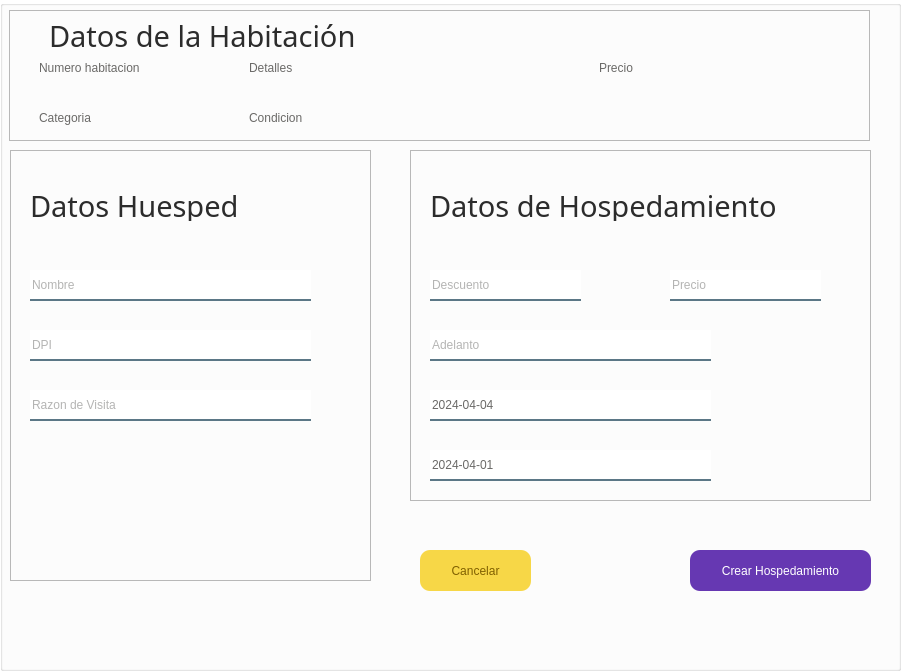
<?xml version="1.0" encoding="UTF-8"?>
<ui version="4.0">
 <class>MainWindow</class>
 <widget class="QMainWindow" name="MainWindow">
  <property name="geometry">
   <rect>
    <x>0</x>
    <y>0</y>
    <width>901</width>
    <height>671</height>
   </rect>
  </property>
  <property name="windowTitle">
   <string>MainWindow</string>
  </property>
  <widget class="QWidget" name="centralwidget">
   <layout class="QVBoxLayout" name="verticalLayout">
    <property name="spacing">
     <number>0</number>
    </property>
    <property name="leftMargin">
     <number>0</number>
    </property>
    <property name="topMargin">
     <number>0</number>
    </property>
    <property name="rightMargin">
     <number>0</number>
    </property>
    <property name="bottomMargin">
     <number>0</number>
    </property>
    <item>
     <widget class="QGroupBox" name="groupBox">
      <property name="styleSheet">
       <string notr="true">QPushButton{
    background:rgba(247,215,71,255);
    /*border: 1px solid #2361a0; /* Cambiar el color del borde a azul oscuro */
    border-radius: 10px;
    font: 75 12pt &quot;Archivo&quot;;
/* Cambiar el color de fondo a azul oscuro */
    color: rgba(128,96,0,255);
}
/*
QPushButton:hover{

background-color: qlineargradient(spread:pad, x1:0, y1:0.505682, x2:1, y2:0.477, stop:0 rgba(14, 52, 83, 1), stop:1 rgba(14, 52, 83, 1));
color: black;

}
*/
QGroupBox{
background-color: rgb(255, 255, 255); /* Cambiar el color de fondo a azul oscuro */
}

QLineEdit{
background-color: rgb(255,255,255);
border:none;
border-bottom:2px solid rgba(46, 82, 101, 200);
   /*color: #2361a0;*/
	color:rgba(106,105,103,255);
    font: 75 12pt &quot;Archivo&quot;;

}

QLabel{
color: rgba(106,105,103,255);
    font: 75 10pt &quot;Archivo&quot;;
}</string>
      </property>
      <property name="title">
       <string/>
      </property>
      <widget class="QPushButton" name="btn_cerrar">
       <property name="geometry">
        <rect>
         <x>420</x>
         <y>550</y>
         <width>111</width>
         <height>41</height>
        </rect>
       </property>
       <property name="text">
        <string>Cancelar</string>
       </property>
      </widget>
      <widget class="QPushButton" name="btn_guardar">
       <property name="geometry">
        <rect>
         <x>690</x>
         <y>550</y>
         <width>181</width>
         <height>41</height>
        </rect>
       </property>
       <property name="styleSheet">
        <string notr="true">background-color: rgba(102,56,178,255);
color: rgb(255, 255, 255)</string>
       </property>
       <property name="text">
        <string>Crear Hospedamiento</string>
       </property>
      </widget>
      <widget class="QFrame" name="frame">
       <property name="geometry">
        <rect>
         <x>9</x>
         <y>10</y>
         <width>861</width>
         <height>131</height>
        </rect>
       </property>
       <property name="frameShape">
        <enum>QFrame::StyledPanel</enum>
       </property>
       <property name="frameShadow">
        <enum>QFrame::Raised</enum>
       </property>
       <widget class="QLabel" name="label_3">
        <property name="geometry">
         <rect>
          <x>40</x>
          <y>10</y>
          <width>331</width>
          <height>31</height>
         </rect>
        </property>
        <property name="font">
         <font>
          <family>Archivo</family>
          <pointsize>22</pointsize>
          <weight>9</weight>
          <italic>false</italic>
          <bold>false</bold>
         </font>
        </property>
        <property name="styleSheet">
         <string notr="true">QLabel{
color: rgba(44,44,44,255);
    font: 75 22pt &quot;Archivo&quot;;
}</string>
        </property>
        <property name="text">
         <string>Datos de la Habitación</string>
        </property>
       </widget>
       <widget class="QLabel" name="lnl_numeroHabitacion">
        <property name="geometry">
         <rect>
          <x>30</x>
          <y>50</y>
          <width>161</width>
          <height>16</height>
         </rect>
        </property>
        <property name="text">
         <string>Numero habitacion</string>
        </property>
       </widget>
       <widget class="QLabel" name="lbl_categoria">
        <property name="geometry">
         <rect>
          <x>30</x>
          <y>100</y>
          <width>161</width>
          <height>16</height>
         </rect>
        </property>
        <property name="text">
         <string>Categoria</string>
        </property>
       </widget>
       <widget class="QLabel" name="lbl_detalle">
        <property name="geometry">
         <rect>
          <x>240</x>
          <y>50</y>
          <width>231</width>
          <height>16</height>
         </rect>
        </property>
        <property name="text">
         <string>Detalles</string>
        </property>
       </widget>
       <widget class="QLabel" name="lbl_condicion">
        <property name="geometry">
         <rect>
          <x>240</x>
          <y>100</y>
          <width>231</width>
          <height>16</height>
         </rect>
        </property>
        <property name="text">
         <string>Condicion</string>
        </property>
       </widget>
       <widget class="QLabel" name="lbl_precio">
        <property name="geometry">
         <rect>
          <x>590</x>
          <y>50</y>
          <width>231</width>
          <height>16</height>
         </rect>
        </property>
        <property name="text">
         <string>Precio</string>
        </property>
       </widget>
      </widget>
      <widget class="QFrame" name="frame_9">
       <property name="geometry">
        <rect>
         <x>10</x>
         <y>150</y>
         <width>361</width>
         <height>431</height>
        </rect>
       </property>
       <property name="styleSheet">
        <string notr="true">
</string>
       </property>
       <property name="frameShape">
        <enum>QFrame::StyledPanel</enum>
       </property>
       <property name="frameShadow">
        <enum>QFrame::Raised</enum>
       </property>
       <widget class="QLineEdit" name="lnl_nombreH">
        <property name="geometry">
         <rect>
          <x>20</x>
          <y>120</y>
          <width>281</width>
          <height>31</height>
         </rect>
        </property>
        <property name="placeholderText">
         <string>Nombre</string>
        </property>
       </widget>
       <widget class="QLineEdit" name="lnl_dpiH">
        <property name="geometry">
         <rect>
          <x>20</x>
          <y>180</y>
          <width>281</width>
          <height>31</height>
         </rect>
        </property>
        <property name="placeholderText">
         <string>DPI</string>
        </property>
       </widget>
       <widget class="QLabel" name="label_4">
        <property name="geometry">
         <rect>
          <x>20</x>
          <y>40</y>
          <width>331</width>
          <height>31</height>
         </rect>
        </property>
        <property name="font">
         <font>
          <family>Archivo</family>
          <pointsize>22</pointsize>
          <weight>9</weight>
          <italic>false</italic>
          <bold>false</bold>
         </font>
        </property>
        <property name="styleSheet">
         <string notr="true">QLabel{
color: rgba(44,44,44,255);
    font: 75 22pt &quot;Archivo&quot;;
}</string>
        </property>
        <property name="text">
         <string>Datos Huesped</string>
        </property>
       </widget>
       <widget class="QLineEdit" name="lnl_detalle">
        <property name="geometry">
         <rect>
          <x>20</x>
          <y>240</y>
          <width>281</width>
          <height>31</height>
         </rect>
        </property>
        <property name="text">
         <string/>
        </property>
        <property name="placeholderText">
         <string>Razon de Visita</string>
        </property>
       </widget>
      </widget>
      <widget class="QFrame" name="frame_10">
       <property name="geometry">
        <rect>
         <x>410</x>
         <y>150</y>
         <width>461</width>
         <height>351</height>
        </rect>
       </property>
       <property name="styleSheet">
        <string notr="true"/>
       </property>
       <property name="frameShape">
        <enum>QFrame::StyledPanel</enum>
       </property>
       <property name="frameShadow">
        <enum>QFrame::Raised</enum>
       </property>
       <widget class="QLineEdit" name="lnl_descuento">
        <property name="geometry">
         <rect>
          <x>20</x>
          <y>120</y>
          <width>151</width>
          <height>31</height>
         </rect>
        </property>
        <property name="text">
         <string/>
        </property>
        <property name="placeholderText">
         <string>Descuento</string>
        </property>
       </widget>
       <widget class="QLineEdit" name="lnl_adelanto">
        <property name="geometry">
         <rect>
          <x>20</x>
          <y>180</y>
          <width>281</width>
          <height>31</height>
         </rect>
        </property>
        <property name="text">
         <string/>
        </property>
        <property name="placeholderText">
         <string>Adelanto</string>
        </property>
       </widget>
       <widget class="QLineEdit" name="lnl_fechaEntrada">
        <property name="geometry">
         <rect>
          <x>20</x>
          <y>240</y>
          <width>281</width>
          <height>31</height>
         </rect>
        </property>
        <property name="text">
         <string>2024-04-04</string>
        </property>
        <property name="placeholderText">
         <string>Fecha Entrada</string>
        </property>
       </widget>
       <widget class="QLineEdit" name="lnl_FechaSalida">
        <property name="geometry">
         <rect>
          <x>20</x>
          <y>300</y>
          <width>281</width>
          <height>31</height>
         </rect>
        </property>
        <property name="text">
         <string>2024-04-01</string>
        </property>
        <property name="placeholderText">
         <string>Fecha Salida</string>
        </property>
       </widget>
       <widget class="QLabel" name="label_5">
        <property name="geometry">
         <rect>
          <x>20</x>
          <y>40</y>
          <width>361</width>
          <height>31</height>
         </rect>
        </property>
        <property name="font">
         <font>
          <family>Archivo</family>
          <pointsize>22</pointsize>
          <weight>9</weight>
          <italic>false</italic>
          <bold>false</bold>
         </font>
        </property>
        <property name="styleSheet">
         <string notr="true">QLabel{
color: rgba(44,44,44,255);
    font: 75 22pt &quot;Archivo&quot;;
}</string>
        </property>
        <property name="text">
         <string>Datos de Hospedamiento</string>
        </property>
       </widget>
       <widget class="QLineEdit" name="lnl_precio">
        <property name="geometry">
         <rect>
          <x>260</x>
          <y>120</y>
          <width>151</width>
          <height>31</height>
         </rect>
        </property>
        <property name="placeholderText">
         <string>Precio</string>
        </property>
       </widget>
      </widget>
     </widget>
    </item>
   </layout>
  </widget>
 </widget>
 <resources/>
 <connections/>
</ui>
